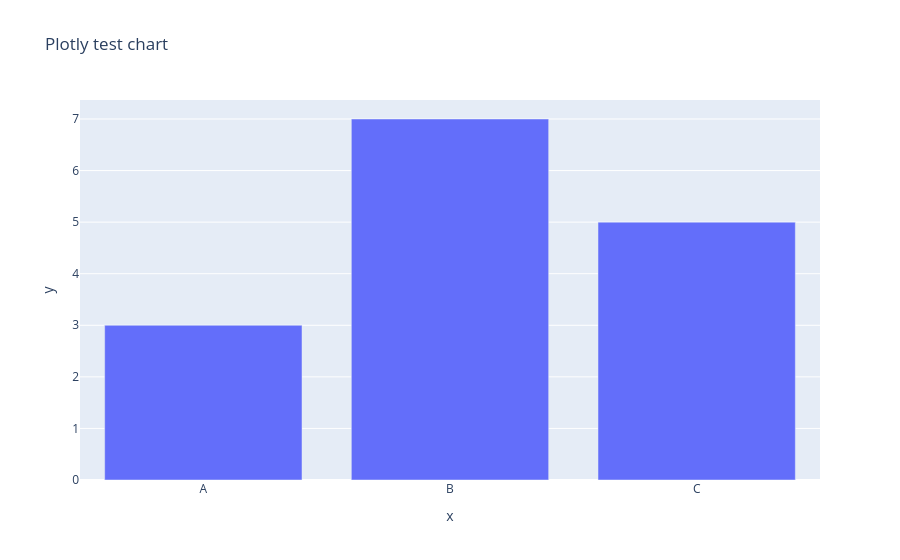

Notebook cell for this chart:
### Code cell
test = px.bar(x=["A", "B", "C"], y=[3, 7, 5], title="Plotly test chart")
test.show()

### Figure 1 — Plotly figure (JSON) as saved in the notebook; plotly's stock layout.template omitted (floating-point values rounded to 4 significant figures)
{"data": [{"hovertemplate": "x=%{x}<br>y=%{y}<extra></extra>", "legendgroup": "", "marker": {"color": "#636efa", "pattern": {"shape": ""}}, "name": "", "orientation": "v", "showlegend": false, "textposition": "auto", "type": "bar", "x": ["A", "B", "C"], "xaxis": "x", "y": [3, 7, 5], "yaxis": "y"}], "layout": {"barmode": "relative", "legend": {"tracegroupgap": 0}, "title": {"text": "Plotly test chart"}, "xaxis": {"anchor": "y", "domain": [0, 1], "title": {"text": "x"}}, "yaxis": {"anchor": "x", "domain": [0, 1], "title": {"text": "y"}}}}
